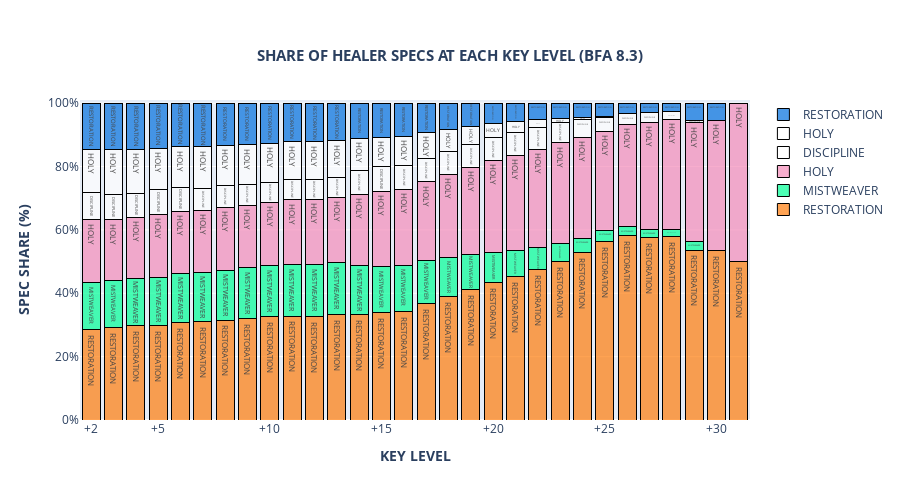

Notebook code for this chart:
### Code cell
import figure
importlib.reload(figure)

inheritance_check = figure.StackedBarChart(table, "key", "healer")

inheritance_check.assemble_figure()

### Figure 1 — Plotly figure (JSON) as saved in the notebook; plotly's stock layout.template omitted (floating-point values rounded to 4 significant figures)
{"data": [{"hoverlabel": {"align": "right", "bgcolor": "black"}, "hovertemplate": "%{text}<br>KEY LEVEL: %{x}<br> SHARE: %{y:.0f}%<extra></extra>", "marker": {"color": "rgba(255,125,10,0.7)", "line": {"color": "black", "width": 1}}, "name": "RESTORATION", "text": ["RESTORATION", "RESTORATION", "RESTORATION", "RESTORATION", "RESTORATION", "RESTORATION", "RESTORATION", "RESTORATION", "RESTORATION", "RESTORATION", "RESTORATION", "RESTORATION", "RESTORATION", "RESTORATION", "RESTORATION", "RESTORATION", "RESTORATION", "RESTORATION", "RESTORATION", "RESTORATION", "RESTORATION", "RESTORATION", "RESTORATION", "RESTORATION", "RESTORATION", "RESTORATION", "RESTORATION", "RESTORATION", "RESTORATION", "RESTORATION"], "type": "bar", "x": [2, 3, 4, 5, 6, 7, 8, 9, 10, 11, 12, 13, 14, 15, 16, 17, 18, 19, 20, 21, 22, 23, 24, 25, 26, 27, 28, 29, 30, 31], "y": [28.68, 29.29, 29.67, 29.83, 30.85, 31.04, 31.54, 32.15, 32.63, 32.81, 32.77, 33.4, 33.29, 34.05, 34.37, 36.85, 39.06, 41.18, 43.37, 45.36, 47.42, 49.95, 52.81, 56.46, 58.35, 57.58, 57.93, 53.64, 53.57, 50]}, {"hoverlabel": {"align": "right", "bgcolor": "black"}, "hovertemplate": "%{text}<br>KEY LEVEL: %{x}<br> SHARE: %{y:.0f}%<extra></extra>", "marker": {"color": "rgba(0,255,150,0.7)", "line": {"color": "black", "width": 1}}, "name": "MISTWEAVER", "text": ["MISTWEAVER", "MISTWEAVER", "MISTWEAVER", "MISTWEAVER", "MISTWEAVER", "MISTWEAVER", "MISTWEAVER", "MISTWEAVER", "MISTWEAVER", "MISTWEAVER", "MISTWEAVER", "MISTWEAVER", "MISTWEAVER", "MISTWEAVER", "MISTWEAVER", "MISTWEAVER", "MISTWEAVER", "MISTWEAVER", "MISTWEAVER", "MISTWEAVER", "MISTWEAVER", "MISTWEAVER", "MISTWEAVER", "MISTWEAVER", "MISTWEAVER", "MISTWEAVER", "MISTWEAVER", "MISTWEAVER", "MISTWEAVER", "MISTWEAVER"], "type": "bar", "x": [2, 3, 4, 5, 6, 7, 8, 9, 10, 11, 12, 13, 14, 15, 16, 17, 18, 19, 20, 21, 22, 23, 24, 25, 26, 27, 28, 29, 30, 31], "y": [14.85, 14.78, 15.01, 15.22, 15.4, 15.61, 15.73, 15.95, 16.16, 16.2, 16.2, 16.18, 15.47, 14.43, 14.45, 13.42, 12.28, 11.01, 9.609, 8.294, 7.136, 5.845, 4.595, 3.476, 2.637, 2.655, 2.294, 2.695, 0, 0]}, {"hoverlabel": {"align": "right", "bgcolor": "black"}, "hovertemplate": "%{text}<br>KEY LEVEL: %{x}<br> SHARE: %{y:.0f}%<extra></extra>", "marker": {"color": "rgba(245,140,186,0.7)", "line": {"color": "black", "width": 1}}, "name": "HOLY", "text": ["HOLY", "HOLY", "HOLY", "HOLY", "HOLY", "HOLY", "HOLY", "HOLY", "HOLY", "HOLY", "HOLY", "HOLY", "HOLY", "HOLY", "HOLY", "HOLY", "HOLY", "HOLY", "HOLY", "HOLY", "HOLY", "HOLY", "HOLY", "HOLY", "HOLY", "HOLY", "HOLY", "HOLY", "HOLY", "HOLY"], "type": "bar", "x": [2, 3, 4, 5, 6, 7, 8, 9, 10, 11, 12, 13, 14, 15, 16, 17, 18, 19, 20, 21, 22, 23, 24, 25, 26, 27, 28, 29, 30, 31], "y": [19.65, 19.13, 19.26, 19.85, 19.56, 19.45, 19.89, 19.75, 19.91, 20.53, 20.6, 20.75, 22.57, 23.78, 23.96, 24.91, 26.24, 27.55, 28.88, 29.95, 30.91, 31.7, 31.91, 31.16, 32.24, 33.75, 34.73, 37.47, 41.07, 50]}, {"hoverlabel": {"align": "right", "bgcolor": "black"}, "hovertemplate": "%{text}<br>KEY LEVEL: %{x}<br> SHARE: %{y:.0f}%<extra></extra>", "marker": {"color": "rgba(255,255,255,0.7)", "line": {"color": "black", "width": 1}}, "name": "DISCIPLINE", "text": ["DISCIPLINE", "DISCIPLINE", "DISCIPLINE", "DISCIPLINE", "DISCIPLINE", "DISCIPLINE", "DISCIPLINE", "DISCIPLINE", "DISCIPLINE", "DISCIPLINE", "DISCIPLINE", "DISCIPLINE", "DISCIPLINE", "DISCIPLINE", "DISCIPLINE", "DISCIPLINE", "DISCIPLINE", "DISCIPLINE", "DISCIPLINE", "DISCIPLINE", "DISCIPLINE", "DISCIPLINE", "DISCIPLINE", "DISCIPLINE", "DISCIPLINE", "DISCIPLINE", "DISCIPLINE", "DISCIPLINE", "DISCIPLINE", "DISCIPLINE"], "type": "bar", "x": [2, 3, 4, 5, 6, 7, 8, 9, 10, 11, 12, 13, 14, 15, 16, 17, 18, 19, 20, 21, 22, 23, 24, 25, 26, 27, 28, 29, 30, 31], "y": [8.504, 7.995, 7.669, 7.836, 7.65, 6.955, 6.802, 6.5, 6.292, 6.479, 6.411, 6.357, 7.387, 7.672, 7.486, 7.315, 7.11, 7.139, 7.171, 7.221, 6.871, 6.25, 5.388, 4.495, 3.637, 3.041, 2.294, 0.8086, 0, 0]}, {"hoverlabel": {"align": "right", "bgcolor": "black"}, "hovertemplate": "%{text}<br>KEY LEVEL: %{x}<br> SHARE: %{y:.0f}%<extra></extra>", "marker": {"color": "rgba(255,255,255,0.7)", "line": {"color": "black", "width": 1}}, "name": "HOLY", "text": ["HOLY", "HOLY", "HOLY", "HOLY", "HOLY", "HOLY", "HOLY", "HOLY", "HOLY", "HOLY", "HOLY", "HOLY", "HOLY", "HOLY", "HOLY", "HOLY", "HOLY", "HOLY", "HOLY", "HOLY", "HOLY", "HOLY", "HOLY", "HOLY", "HOLY", "HOLY", "HOLY", "HOLY", "HOLY", "HOLY"], "type": "bar", "x": [2, 3, 4, 5, 6, 7, 8, 9, 10, 11, 12, 13, 14, 15, 16, 17, 18, 19, 20, 21, 22, 23, 24, 25, 26, 27, 28, 29, 30, 31], "y": [13.7, 14.26, 13.87, 13.06, 12.8, 13.16, 12.7, 12.53, 12.37, 11.79, 11.78, 11.45, 10.17, 9.327, 9.305, 8.171, 7.02, 5.793, 4.468, 3.319, 2.397, 1.533, 0.7695, 0.2218, 0.03076, 0, 0, 0, 0, 0]}, {"hoverlabel": {"align": "right", "bgcolor": "black"}, "hovertemplate": "%{text}<br>KEY LEVEL: %{x}<br> SHARE: %{y:.0f}%<extra></extra>", "marker": {"color": "rgba(0,112,222,0.7)", "line": {"color": "black", "width": 1}}, "name": "RESTORATION", "text": ["RESTORATION", "RESTORATION", "RESTORATION", "RESTORATION", "RESTORATION", "RESTORATION", "RESTORATION", "RESTORATION", "RESTORATION", "RESTORATION", "RESTORATION", "RESTORATION", "RESTORATION", "RESTORATION", "RESTORATION", "RESTORATION", "RESTORATION", "RESTORATION", "RESTORATION", "RESTORATION", "RESTORATION", "RESTORATION", "RESTORATION", "RESTORATION", "RESTORATION", "RESTORATION", "RESTORATION", "RESTORATION", "RESTORATION", "RESTORATION"], "type": "bar", "x": [2, 3, 4, 5, 6, 7, 8, 9, 10, 11, 12, 13, 14, 15, 16, 17, 18, 19, 20, 21, 22, 23, 24, 25, 26, 27, 28, 29, 30, 31], "y": [14.61, 14.55, 14.52, 14.22, 13.74, 13.79, 13.33, 13.12, 12.65, 12.19, 12.24, 11.86, 11.13, 10.75, 10.44, 9.332, 8.288, 7.32, 6.509, 5.866, 5.259, 4.722, 4.535, 4.191, 3.106, 2.976, 2.752, 5.391, 5.357, 0]}], "layout": {"barmode": "stack", "height": 500, "title": {"font": {"size": 15}, "text": "<B>SHARE OF HEALER SPECS AT EACH KEY LEVEL (BFA 8.3)</B>", "x": 0.5, "xanchor": "center", "yanchor": "top"}, "width": 900, "xaxis": {"range": [1.5, 31.5], "ticktext": ["+2", "+5", "+10", "+15", "+20", "+25", "+30"], "tickvals": [2, 5, 10, 15, 20, 25, 30], "title": {"text": "<b>KEY LEVEL</b>"}}, "yaxis": {"range": [0, 101], "ticktext": ["0%", "20%", "40%", "60%", "80%", "100%"], "tickvals": [0, 20, 40, 60, 80, 100], "title": {"text": "<b>SPEC SHARE (%)</b>"}}}}
